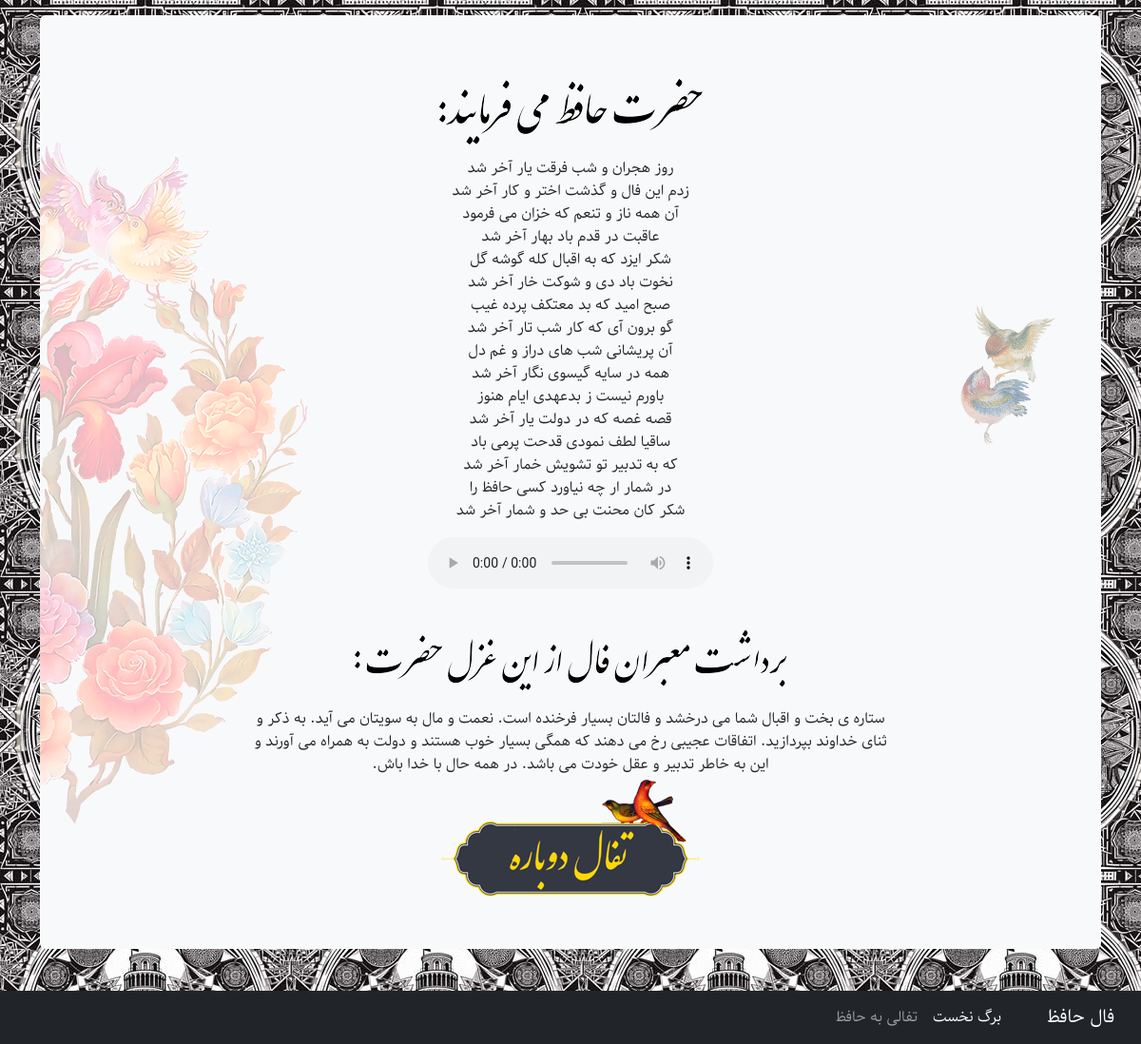
/get-faal/, run on the app's committed database.
### faal/models.py (models this page shows, shortened)
class Faal(models.Model):
    title = models.CharField(max_length=255)
    full_text = models.TextField(default='')
    faal_text = models.TextField(default='')
    mp3_url = models.URLField()

### faal/views.py (the view)
# urls.py: path('get-faal/', get_faal, name='get_faal'),
def get_faal(request):
    random_number = random.randint(1, 495)
    faal_object = Faal.objects.get(id=random_number)
    return render(request, 'faal/faal_detail.html', {'faal': faal_object})

### faal/templates/faal/faal_detail.html (shortened to what this page needs)
{% extends 'share/base.html' %}
{% load static %}
{% block content %}
    <div class="content ">
        <div class="row">
            <div class="col-md-2"></div>
            <div class="faal_box col-md-8 col-sm-12">
                <img src="{% static 'images/hafezSays.png' %}" class="img-fluid"/>
                {{ faal.full_text |linebreaks }}
                <audio id="myAudio" controls autoplay>
                    <source src="{{ faal.mp3_url }}" type="audio/mpeg"  />
                </audio>
            </div>
            <div class="col-md-2"></div>
        </div>
    </div>
    <img src="/static/images/bolbols.png"
         alt="Faal Hafez"
         class="float-end bolbols" />
    <div class="sticky-footer">
        <div class="row">
            <div class="col-md-2"></div>
            <div class="faal_box col-md-8 col-sm-12">
                <img src="{% static 'images/faalIs.png' %}" class="img-fluid" />
                <br/>
                {{ faal.faal_text }}
            </div>
            <div class="col-md-2"></div>
        </div>
        <div class="row">
            <div class="col-4">
            </div>
            <div class="col-4 text-center">
              <a href="{% url 'get_faal'%}">
              <img src="{% static 'images/getFallAgain.png'%}" alt="گرفتن فال از دیوان حافظ" class="img-fluid" />
              </a>
            </div>
            <div class="col-4">
            </div>
          </div>
    </div>
{% endblock content %}

### faal/templates/share/base.html (shortened to what this page needs)
{% load static %}
<!DOCTYPE html>
<html lang="fa">
<head>
  <link rel="stylesheet" href="{% static 'css/style.css'%}">
  <link href="https://cdn.jsdelivr.net/npm/bootstrap@5.3.2/dist/css/bootstrap.min.css" rel="stylesheet">
</head>
<body style="background-image: url({% static 'images/pisaPattern.jpg' %}); background-repeat:repeat ;" dir="rtl">
  <main class="container">
    <div class="bg-body-tertiary p-5 rounded mt-3 page_holder">
        {% block content %}
        {% endblock %}
    </div>
  </main>
  <nav class="navbar fixed-bottom navbar-expand-sm navbar-dark bg-dark">
    <div class="container-fluid">
      <a class="navbar-brand" href="#">فال حافظ</a>
      <div class="collapse navbar-collapse" id="navbarCollapse">
        <ul class="navbar-nav">
          <li class="nav-item">
            <a class="nav-link active" aria-current="page" href="{% url 'home'%}">برگ نخست</a>
          </li>
          <li class="nav-item">
            <a class="nav-link" href="{% url 'get_faal'%}">تفالی به حافظ</a>
          </li>
        </ul>
      </div>
    </div>
  </nav>
</body>
</html>

### faal/static/css/style.css (style rules this page uses)
body { font-family: Gandom !important; }
.page_holder { background-color: white; background-image: url('/static/images/golobolbol-fade.png'); background-size:auto; background-repeat: no-repeat; background-position: center left; min-height: 90vh; flex: 1; display: flex; flex-direction: column; overflow: hidden; margin-bottom: 100px; }
.content { flex: 1; text-align: center; }
.sticky-footer { margin-top: auto; text-align: center; }
.bolbols { height: auto; max-width: 100px; top: 40vh; position: absolute; opacity: 0.5; }

### data on the page
Faal: full_text "روز هجران و شب فرقت یار آخر شد زدم این فال و گذشت اختر و کار آخر شد آن همه ناز و تنعم که خزان می فرمود عاقبت در قدم باد بهار آخر شد شکر ایزد که به اقبال کله گوشه گل نخوت باد دی و شوکت خار آخر شد صبح امید که بد معتکف پرده غیب گو برون آی که کار شب تار آخر شد آن پریشانی شب های دراز و غم دل همه در سایه گیسوی نگار آخر شد باورم نیست ز بدعهدی ایام هنوز قصه غصه که در دولت یار آخر شد ساقیا لطف نمودی قدحت پرمی باد که به تدبیر تو تشویش خمار آخر شد در شمار ار چه نیاورد کسی حافظ را شکر کان محنت بی حد و شمار آخر شد", faal_text "ستاره ی بخت و اقبال شما می درخشد و فالتان بسیار فرخنده است. نعمت و مال به سویتان می آید. به ذکر و ثنای خداوند بپردازید. اتفاقات عجیبی رخ می دهند که همگی بسیار خوب هستند و دولت به همراه می آورند و این به خاطر تدبیر و عقل خودت می باشد. در همه حال با خدا باش."
